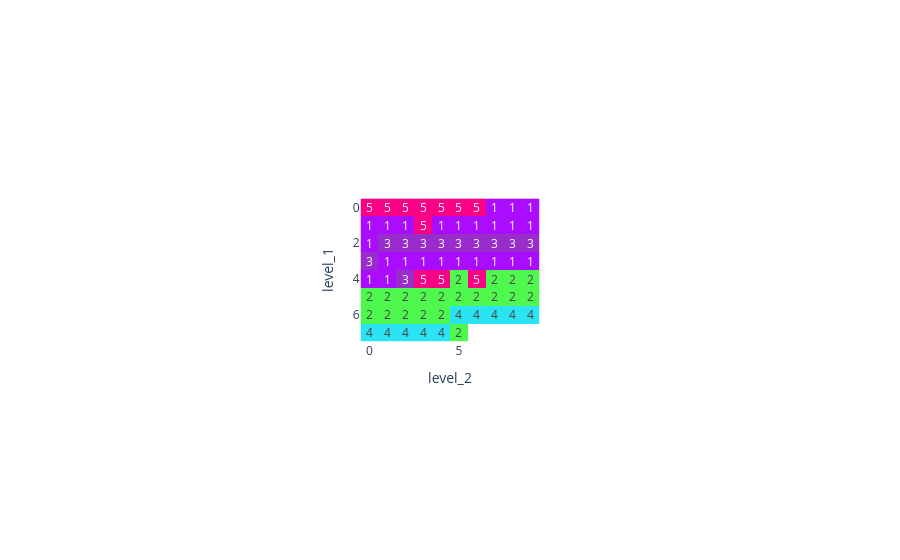

The cell this chart's notebook holds for it:
### Code cell
plot_grid(CHUNK.topic_group.unstack())

### Figure 1 — Plotly figure (JSON) as saved in the notebook; plotly's stock layout.template omitted (floating-point values rounded to 4 significant figures)
{"data": [{"coloraxis": "coloraxis", "hoverongaps": false, "hovertemplate": "level_2: %{x}<br>level_1: %{y}<br>color: %{z}<extra></extra>", "name": "0", "texttemplate": "%{z}", "type": "heatmap", "x": [0, 1, 2, 3, 4, 5, 6, 7, 8, 9], "xaxis": "x", "y": [0, 1, 2, 3, 4, 5, 6, 7], "yaxis": "y", "z": [[5, 5, 5, 5, 5, 5, 5, 1, 1, 1], [1, 1, 1, 5, 1, 1, 1, 1, 1, 1], [1, 3, 3, 3, 3, 3, 3, 3, 3, 3], [3, 1, 1, 1, 1, 1, 1, 1, 1, 1], [1, 1, 3, 5, 5, 2, 5, 2, 2, 2], [2, 2, 2, 2, 2, 2, 2, 2, 2, 2], [2, 2, 2, 2, 2, 4, 4, 4, 4, 4], [4, 4, 4, 4, 4, 2, null, null, null, null]]}], "layout": {"autosize": true, "coloraxis": {"colorscale": [[0, "#AA0DFE"], [0.04, "#3283FE"], [0.08, "#85660D"], [0.12, "#782AB6"], [0.16, "#565656"], [0.2, "#1C8356"], [0.24, "#16FF32"], [0.28, "#F7E1A0"], [0.32, "#E2E2E2"], [0.36, "#1CBE4F"], [0.4, "#C4451C"], [0.44, "#DEA0FD"], [0.48, "#FE00FA"], [0.52, "#325A9B"], [0.56, "#FEAF16"], [0.6, "#F8A19F"], [0.64, "#90AD1C"], [0.68, "#F6222E"], [0.72, "#1CFFCE"], [0.76, "#2ED9FF"], [0.8, "#B10DA1"], [0.84, "#C075A6"], [0.88, "#FC1CBF"], [0.92, "#B00068"], [0.96, "#FBE426"], [1, "#FA0087"]], "showscale": false}, "margin": {"t": 60}, "xaxis": {"anchor": "y", "autorange": true, "constrain": "domain", "domain": [0.3791, 0.6209], "range": [-0.5, 9.5], "scaleanchor": "y", "title": {"text": "level_2"}, "type": "linear"}, "yaxis": {"anchor": "x", "autorange": true, "constrain": "domain", "domain": [0.07828, 0.9217], "range": [7.5, -0.5], "title": {"text": "level_1"}, "type": "linear"}}}
